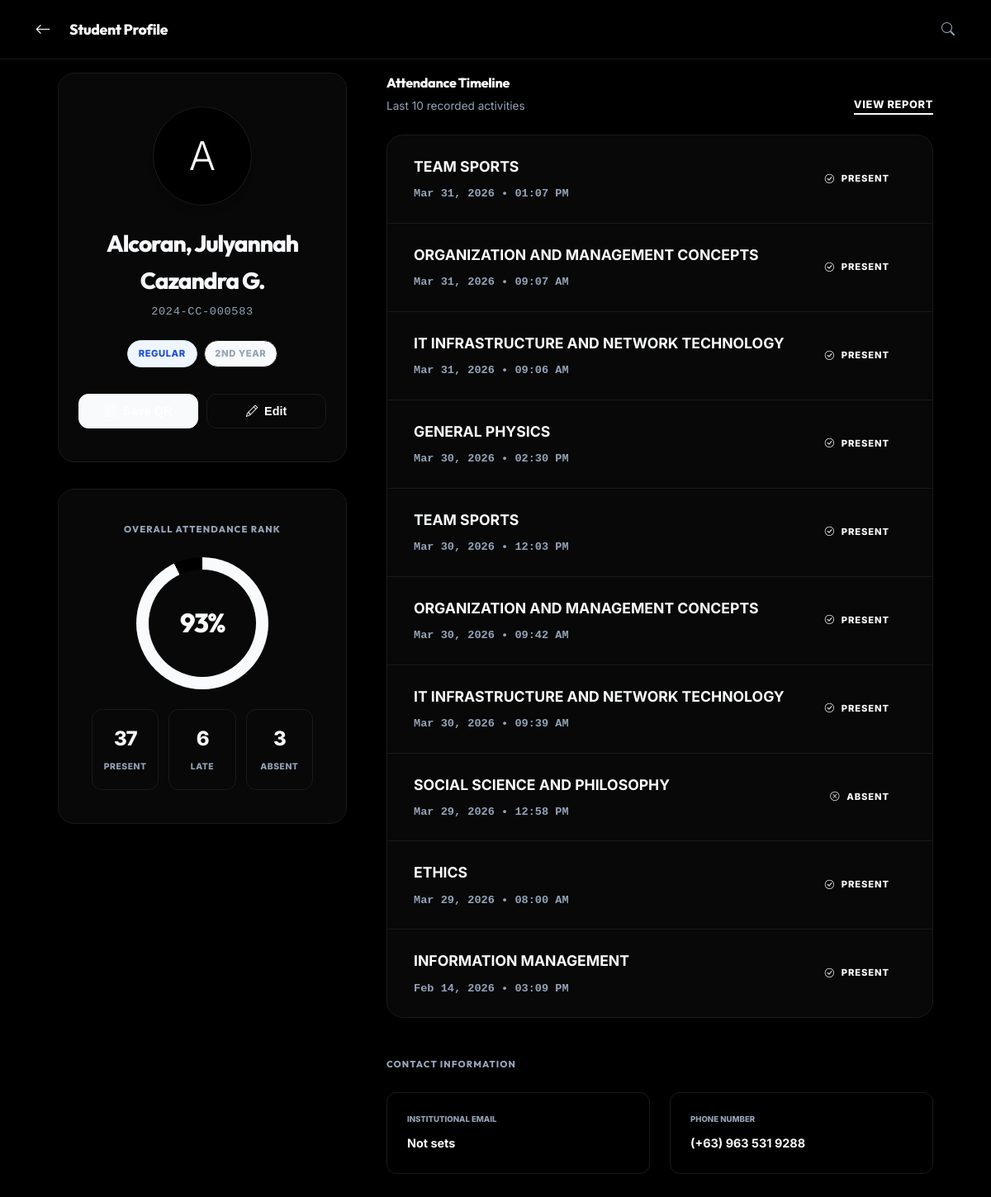
The app's page /profile.php?qr=2024-CC-000583 with its own data.
### tables this page shows
CREATE TABLE users (
        qr_code TEXT PRIMARY KEY,
        name TEXT NOT NULL,
        created_at TIMESTAMP DEFAULT CURRENT_TIMESTAMP,
        updated_at TIMESTAMP DEFAULT CURRENT_TIMESTAMP
    , birthday DATE, email TEXT, student_type TEXT DEFAULT 'regular', first_name TEXT, last_name TEXT, middle_initial TEXT, course TEXT, place_of_birth TEXT, sex TEXT, civil_status TEXT, religion TEXT, citizenship TEXT, contact_number TEXT, section TEXT, deleted_at DATETIME DEFAULT NULL, year_level TEXT DEFAULT '1st');

### profile.php (the view, shortened to what this page needs)
<?php
require_once 'includes/db.php';
$qr = $_GET['qr'] ?? '';
$stmt = $pdo->prepare("SELECT * FROM users WHERE qr_code = ?");
$stmt->execute([$qr]);
$user = $stmt->fetch(PDO::FETCH_ASSOC);
$stmtActivity = $pdo->prepare("
    SELECT 'Daily' as subject_name, status, date, time FROM attendance WHERE qr_code = ?
    UNION ALL
    SELECT s.name as subject_name, sa.status, sa.date, sa.time FROM subject_attendance sa JOIN subjects s ON sa.subject_id = s.id WHERE sa.qr_code = ?
    ORDER BY date DESC, time DESC LIMIT 10
");
$stmtActivity->execute([$qr, $qr]);
$history = $stmtActivity->fetchAll(PDO::FETCH_ASSOC);
$stmtStats = $pdo->prepare("
    SELECT
        SUM(CASE WHEN status='present' THEN 1 ELSE 0 END) as present,
        SUM(CASE WHEN status='late' THEN 1 ELSE 0 END) as late,
        SUM(CASE WHEN status='absent' THEN 1 ELSE 0 END) as absent,
        COUNT(*) as total
    FROM (
        SELECT status FROM attendance WHERE qr_code = ?
        UNION ALL
        SELECT status FROM subject_attendance WHERE qr_code = ?
    ) as combined
");
$stmtStats->execute([$qr, $qr]);
$stats = $stmtStats->fetch(PDO::FETCH_ASSOC);
?>
<!DOCTYPE html>
<html lang="en">
<head>
    <link href="assets/css/style.css" rel="stylesheet">
    <link rel="stylesheet" href="assets/vendor/bootstrap-icons/bootstrap-icons.css">
</head>
<body>
    <?php include 'includes/navbar.php'; ?>
    <main class="container">
        <div class="profile-container animate-fade-up">
            <aside class="profile-sidebar">
                <div class="hero-card">
                    <div class="avatar-circle"><?= strtoupper(substr($user['name'] ?? '?', 0, 1)) ?></div>
                    <h2 style="font-weight: 800; letter-spacing: -0.04em; margin-bottom: 0.25rem;"><?= htmlspecialchars($user['name']) ?></h2>
                    <p style="font-family: monospace; color: var(--text-muted); font-size: 0.85rem; letter-spacing: 0.05em; margin-top: 0;"><?= $user['qr_code'] ?></p>
                    <div style="display: flex; justify-content: center; gap: 8px; margin: 1.5rem 0;">
                        <span class="badge" style="background: #eff6ff; color: #1d4ed8; border: 1px solid #dbeafe;"><?= ($user['student_type'] ?? 'Regular') ?: 'Regular' ?></span>
                        <span class="badge" style="background: #f8fafc; color: var(--text-muted); border: 1px solid var(--border);"><?= ($user['year_level'] ?? '1st') ?: '1st' ?> Year</span>
                    </div>
                    <div style="display: grid; grid-template-columns: 1fr 1fr; gap: 10px; margin-top: 2rem;">
                        <button onclick="downloadQR()" class="btn btn-primary" style="justify-content: center; padding: 0.75rem;"><i class="bi bi-qr-code"></i> Save QR</button>
                        <button onclick="openEditModal()" class="btn btn-ghost" style="justify-content: center; padding: 0.75rem;"><i class="bi bi-pencil"></i> Edit</button>
                    </div>
                </div>
                <div class="analytics-card">
                    <h5 style="text-transform: uppercase; letter-spacing: 0.1em; font-size: 0.7rem; color: var(--text-muted); font-weight: 800; margin-bottom: 1.5rem;">Overall Attendance Rank</h5>
                    <div class="attendance-chart"></div>
                    <div class="stats-mini">
                        <div class="mini-item">
                            <b><?= $stats['present'] ?: 0 ?></b>
                            <span>Present</span>
                        </div>
                        <div class="mini-item">
                            <b><?= $stats['late'] ?: 0 ?></b>
                            <span>Late</span>
                        </div>
                        <div class="mini-item">
                            <b><?= $stats['absent'] ?: 0 ?></b>
                            <span>Absent</span>
                        </div>
                    </div>
                </div>
            </aside>
            <section>
                <div style="display: flex; justify-content: space-between; align-items: flex-end; margin-bottom: 1.5rem;">
                    <div>
                        <h4 style="font-weight: 800; letter-spacing: -0.02em; margin: 0;">Attendance Timeline</h4>
                        <p style="color: var(--text-muted); font-size: 0.85rem; margin: 4px 0 0;">Last 10 recorded activities</p>
                    </div>
                    <a href="student_history.php?qr_code=<?= urlencode($qr) ?>" style="font-size: 0.8rem; font-weight: 800; color: var(--primary); text-decoration: none; text-transform: uppercase; letter-spacing: 0.05em; border-bottom: 2px solid var(--primary);">View Report</a>
                </div>
                <div class="history-feed">
                    <?php if(empty($history)): ?>
                        <div style="padding: 4rem; text-align: center; color: var(--text-muted);">
                            <i class="bi bi-clipboard-x" style="font-size: 2rem; opacity: 0.3; display: block; margin-bottom: 1rem;"></i>
                            No activity detected yet.
                        </div>
                    <?php else: ?>
                        <?php foreach($history as $h): ?>
                            <div class="history-item">
                                <div class="history-info">
                                    <b><?= htmlspecialchars($h['subject_name']) ?></b>
                                    <small><?= date('M j, Y', strtotime($h['date'])) ?> • <?= date('h:i A', strtotime($h['time'])) ?></small>
                                </div>
                                <span class="pill-status pill-<?= $h['status'] ?>">
                                    <i class="bi bi-<?= $h['status']=='present'?'check-circle':($h['status']=='late'?'clock':'x-circle') ?>"></i>
                                    <?= $h['status'] ?>
                                </span>
                            </div>
                        <?php endforeach; ?>
                    <?php endif; ?>
                </div>
                <?php if ($user['email'] || $user['contact_number']): ?>
                <div style="margin-top: 3rem;">
                    <h5 style="text-transform: uppercase; letter-spacing: 0.1em; font-size: 0.7rem; color: var(--text-muted); font-weight: 800; margin-bottom: 1.5rem;">Contact Information</h5>
                    <div style="display: grid; grid-template-columns: repeat(auto-fit, minmax(200px, 1fr)); gap: 1.5rem;">
                        <div style="background: var(--bg-main); padding: 1.5rem; border-radius: 12px; border: 1px solid var(--border);">
                            <small style="color: var(--text-muted); font-weight: 800; font-size: 0.6rem; text-transform: uppercase; display: block; margin-bottom: 8px;">Institutional Email</small>
                            <b style="font-size: 0.9rem;"><?= $user['email'] ?: 'Not sets' ?></b>
                        </div>
                        <div style="background: var(--bg-main); padding: 1.5rem; border-radius: 12px; border: 1px solid var(--border);">
                            <small style="color: var(--text-muted); font-weight: 800; font-size: 0.6rem; text-transform: uppercase; display: block; margin-bottom: 8px;">Phone Number</small>
                            <b style="font-size: 0.9rem;"><?= $user['contact_number'] ?: 'Not sets' ?></b>
                        </div>
                    </div>
                </div>
                <?php endif; ?>
            </section>
        </div>
    </main>
</body>
</html>

### assets/css/style.css (style rules this page uses)
:root { --bg-main: #fcfcfc; --bg-card: #ffffff; --primary: #1e293b; --primary-hover: #334155; --accent: #3b82f6; --success: #059669; --warning: #d97706; --danger: #dc2626; --text-main: #0f172a; --text-muted: #64748b; --border: #e2e8f0; --bg-hover: #f8fafc; --shadow-sm: none; --shadow-md: none; --shadow-lg: none; --radius-lg: 20px; --radius-md: 12px; --radius-sm: 8px; --header-height: 72px; --glass-bg: rgba(255, 255, 255, 0.85); --glass-border: rgba(255, 255, 255, 0.4); --glass-shadow: 0 8px 32px 0 rgba(15, 23, 42, 0.08); --ease-out-expo: cubic-bezier(0.19, 1, 0.22, 1); }
html.dark { --bg-main: #000000; --bg-card: #080808; --primary: #f8fafc; --primary-hover: #e2e8f0; --accent: #3b82f6; --text-main: #f8fafc; --text-muted: #94a3b8; --border: #1a1a1a; --bg-hover: #121212; --glass-bg: rgba(0, 0, 0, 0.8); --glass-border: rgba(255, 255, 255, 0.05); --glass-shadow: 0 8px 32px 0 rgba(0, 0, 0, 0.4); }
* { box-sizing: border-box; margin: 0; padding: 0; -webkit-tap-highlight-color: transparent; }
body { font-family: 'Inter', sans-serif; background-color: var(--bg-main); color: var(--text-main); min-height: 100vh; overflow-x: hidden; line-height: 1.6; padding-bottom: 120px; }
h1, h2, h3, h4, h5, h6 { font-family: 'Outfit', sans-serif; color: var(--text-main); margin-bottom: 0.5rem; letter-spacing: -0.02em; font-weight: 600; }
h2 { font-size: 1.75rem; font-weight: 700; }
a { text-decoration: none; color: inherit; transition: all 0.3s var(--ease-out-expo); }
.container { max-width: 1100px; margin: 0 auto; padding: 0 20px; }
.btn { display: inline-flex; align-items: center; gap: 0.5rem; padding: 0.75rem 1.5rem; border-radius: var(--radius-md); font-weight: 700; font-size: 0.9rem; cursor: pointer; border: 1px solid transparent; transition: all 0.3s var(--ease-out-expo); position: relative; overflow: hidden; }
.btn-primary { background-color: var(--primary); color: white; border: 1px solid var(--primary); }
.badge { padding: 0.4rem 0.8rem; border-radius: 50px; font-size: 0.7rem; font-weight: 800; text-transform: uppercase; letter-spacing: 0.05em; }
.btn-ghost { background-color: var(--bg-card); color: var(--text-main); border: 1px solid var(--border); }
.animate-fade-up { animation: fadeIn 0.6s var(--ease-out-expo) forwards; }

### records on screen
users: name "A", name "Alcoran, Julyannah Cazandra G.", qr_code "2024-CC-000583", student_type "REGULAR", year_level "2ND", email "Not sets", contact_number "(+63) 963 531 9288"

### other values on screen
$title "Student Profile"
$stats['present'] ?: 0 "37"
$stats['late'] ?: 0 "6"
$stats['absent'] ?: 0 "3"
$h['subject_name'] "TEAM SPORTS"
date('M j, Y', strtotime($h['date'])) "Mar 31, 2026"
date('h:i A', strtotime($h['time'])) "01:07 PM"
$h['status'] "PRESENT"
$h['subject_name'] "ORGANIZATION AND MANAGEMENT CONCEPTS"
date('h:i A', strtotime($h['time'])) "09:07 AM"
$h['subject_name'] "IT INFRASTRUCTURE AND NETWORK TECHNOLOGY"
date('h:i A', strtotime($h['time'])) "09:06 AM"
$h['subject_name'] "GENERAL PHYSICS"
date('M j, Y', strtotime($h['date'])) "Mar 30, 2026"
date('h:i A', strtotime($h['time'])) "02:30 PM"
